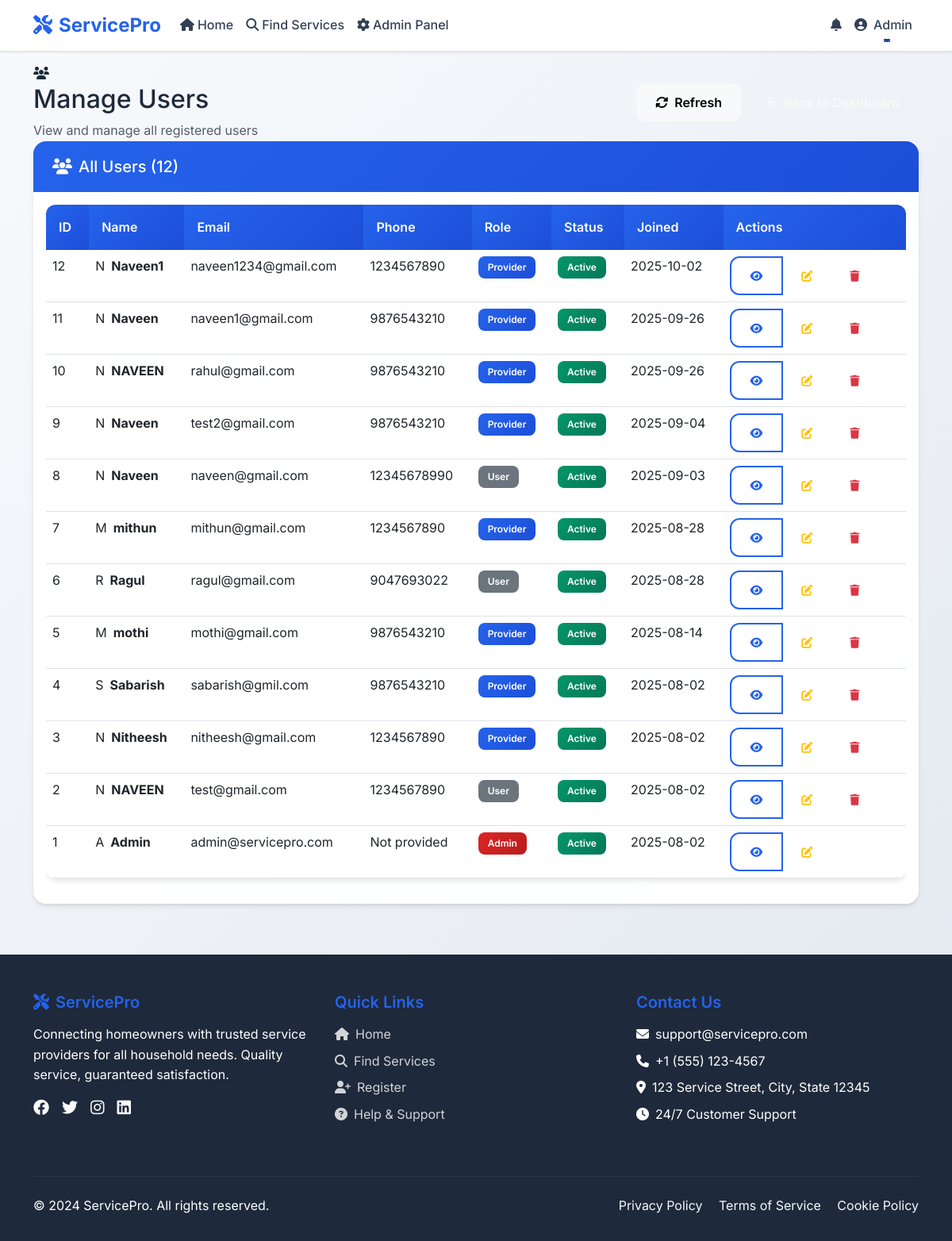
Screenshot of /admin/manage_users (signed in) with the database file from the repository.
### app.py (models this page shows)
class User(UserMixin, db.Model):
    id = db.Column(db.Integer, primary_key=True)
    name = db.Column(db.String(100), nullable=False)
    email = db.Column(db.String(120), unique=True, nullable=False)
    password = db.Column(db.String(200), nullable=False)
    role = db.Column(db.String(20), default='user')  # user, provider, admin
    address = db.Column(db.Text)
    pincode = db.Column(db.String(10))
    phone = db.Column(db.String(15))
    created_at = db.Column(db.DateTime, default=datetime.utcnow)
    bookings = db.relationship('Booking', backref='user', lazy=True)
    reviews = db.relationship('Review', backref='user', lazy=True)
    sent_messages = db.relationship('Message', foreign_keys='Message.sender_id', backref='sender', lazy=True)
    received_messages = db.relationship('Message', foreign_keys='Message.receiver_id', backref='receiver', lazy=True)
    provider_profile = db.relationship('ServiceProvider', backref='user', uselist=False)

### app.py (the view)
@app.route('/admin/manage_users')
@login_required
def admin_manage_users():
    if current_user.role != 'admin':
        flash('Access denied!', 'error')
        return redirect(url_for('index'))
    users = User.query.order_by(User.created_at.desc()).all()
    return render_template('admin_manage_users.html', users=users)

### app.py (called while the page is built)
@login_manager.user_loader
def load_user(user_id):
    return User.query.get(int(user_id))

### templates/admin_manage_users.html (shortened to what this page needs)
{% extends "base.html" %}
{% block content %}
<section class="dashboard-header">
    <div class="container">
        <div class="row align-items-center">
            <div class="col-md-8">
                <div class="admin-avatar mx-auto mx-md-0">
                    <i class="fas fa-users"></i>
                </div>
                <h1 class="h2 mb-2">Manage Users</h1>
                <p class="mb-0 opacity-75">View and manage all registered users</p>
            </div>
            <div class="col-md-4 text-md-end mt-3 mt-md-0">
                <div class="d-flex gap-2 justify-content-center justify-content-md-end">
                    <button class="btn btn-light" onclick="location.reload()">
                        <i class="fas fa-sync-alt me-2"></i>Refresh
                    </button>
                    <a href="{{ url_for('admin_dashboard') }}" class="btn btn-outline-light">
                        <i class="fas fa-arrow-left me-2"></i>Back to Dashboard
                    </a>
                </div>
            </div>
        </div>
    </div>
</section>
<div class="container">
    <div class="card">
        <div class="card-header">
            <h5 class="mb-0">
                <i class="fas fa-users me-2"></i>All Users ({{ users|length }})
            </h5>
        </div>
        <div class="card-body">
            {% if users %}
                <div class="table-responsive">
                    <table class="table table-hover">
                        <thead>
                            <tr>
                                <th>ID</th>
                                <th>Name</th>
                                <th>Email</th>
                                <th>Phone</th>
                                <th>Role</th>
                                <th>Status</th>
                                <th>Joined</th>
                                <th>Actions</th>
                            </tr>
                        </thead>
                        <tbody>
                            {% for user in users %}
                            <tr>
                                <td>{{ user.id }}</td>
                                <td>
                                    <div class="d-flex align-items-center">
                                        <div class="provider-avatar me-2">
                                            {{ user.name[0].upper() }}
                                        </div>
                                        <strong>{{ user.name }}</strong>
                                    </div>
                                </td>
                                <td>{{ user.email }}</td>
                                <td>{{ user.phone or 'Not provided' }}</td>
                                <td>
                                    <span class="badge bg-{% if user.role == 'admin' %}danger{% elif user.role == 'provider' %}primary{% else %}secondary{% endif %}">
                                        {{ user.role.title() }}
                                    </span>
                                </td>
                                <td>
                                    <span class="badge bg-{% if user.is_active %}success{% else %}danger{% endif %}">
                                        {{ 'Active' if user.is_active else 'Inactive' }}
                                    </span>
                                </td>
                                <td>{{ user.created_at.strftime('%Y-%m-%d') if user.created_at else 'Unknown' }}</td>
                                <td>
                                    <div class="btn-group" role="group">
                                        <button class="btn btn-sm btn-outline-primary" title="View Details">
                                            <i class="fas fa-eye"></i>
                                        </button>
                                        <button class="btn btn-sm btn-outline-warning" title="Edit User">
                                            <i class="fas fa-edit"></i>
                                        </button>
                                        {% if user.role != 'admin' %}
                                        <button class="btn btn-sm btn-outline-danger" title="Delete User"
                                                onclick="deleteUser({{ user.id }}, '{{ user.name }}')">
                                            <i class="fas fa-trash"></i>
                                        </button>
                                        {% endif %}
                                    </div>
                                </td>
                            </tr>
                            {% endfor %}
                        </tbody>
                    </table>
                </div>
            {% endif %}
        </div>
    </div>
</div>
{% endblock %}

### templates/base.html (shortened to what this page needs)
<!DOCTYPE html>
<html lang="en">
<head>
    <link href="https://cdn.jsdelivr.net/npm/bootstrap@5.3.0/dist/css/bootstrap.min.css" rel="stylesheet">
    <link rel="stylesheet" href="https://cdnjs.cloudflare.com/ajax/libs/font-awesome/6.4.0/css/all.min.css">
</head>
<body>
    <nav class="navbar navbar-expand-lg navbar-light fixed-top">
        <div class="container">
            <a class="navbar-brand" href="{{ url_for('index') }}">
                <i class="fas fa-tools me-2"></i>ServicePro
            </a>
            <div class="collapse navbar-collapse" id="navbarNav">
                <ul class="navbar-nav me-auto">
                    <li class="nav-item">
                        <a class="nav-link" href="{{ url_for('index') }}">
                            <i class="fas fa-home me-1"></i>Home
                        </a>
                    </li>
                    <li class="nav-item">
                        <a class="nav-link" href="{{ url_for('search_providers') }}">
                            <i class="fas fa-search me-1"></i>Find Services
                        </a>
                    </li>
                    {% if current_user.is_authenticated %}
                        {% if current_user.role == 'user' %}
                            <li class="nav-item">
                                <a class="nav-link" href="{{ url_for('user_dashboard') }}">
                                    <i class="fas fa-user me-1"></i>Dashboard
                                </a>
                            </li>
                        {% elif current_user.role == 'provider' %}
                            <li class="nav-item">
                                <a class="nav-link" href="{{ url_for('provider_dashboard') }}">
                                    <i class="fas fa-tools me-1"></i>Dashboard
                                </a>
                            </li>
                        {% elif current_user.role == 'admin' %}
                            <li class="nav-item">
                                <a class="nav-link" href="{{ url_for('admin_dashboard') }}">
                                    <i class="fas fa-cog me-1"></i>Admin Panel
                                </a>
                            </li>
                        {% endif %}
                    {% endif %}
                </ul>
                <ul class="navbar-nav">
                    {% if current_user.is_authenticated %}
                        <li class="nav-item dropdown notification-dropdown-container">
                            <a class="nav-link position-relative notification-dropdown-hover" href="#" id="notificationDropdown" role="button">
                                <i class="fas fa-bell"></i>
                            </a>
                        </li>
                        <li class="nav-item dropdown">
                            <a class="nav-link dropdown-toggle" href="#" id="navbarDropdown" role="button" data-bs-toggle="dropdown" data-bs-display="static" data-bs-boundary="viewport" aria-expanded="false">
                                <i class="fas fa-user-circle me-2"></i>{{ current_user.name }}
                            </a>
                        </li>
                    {% endif %}
                </ul>
            </div>
        </div>
    </nav>
    <main style="margin-top: 80px;">
        {% block content %}{% endblock %}
    </main>
    <footer class="footer">
        <div class="container">
            <div class="row">
                <div class="col-md-4 mb-4">
                    <h5><i class="fas fa-tools me-2"></i>ServicePro</h5>
                    <p class="mb-3">Connecting homeowners with trusted service providers for all household needs. Quality service, guaranteed satisfaction.</p>
                    <div class="d-flex gap-3">
                        <a href="#" class="text-light"><i class="fab fa-facebook fa-lg"></i></a>
                        <a href="#" class="text-light"><i class="fab fa-twitter fa-lg"></i></a>
                        <a href="#" class="text-light"><i class="fab fa-instagram fa-lg"></i></a>
                        <a href="#" class="text-light"><i class="fab fa-linkedin fa-lg"></i></a>
                    </div>
                </div>
                <div class="col-md-4 mb-4">
                    <h5>Quick Links</h5>
                    <ul class="list-unstyled">
                        <li class="mb-2"><a href="{{ url_for('index') }}"><i class="fas fa-home me-2"></i>Home</a></li>
                        <li class="mb-2"><a href="{{ url_for('search_providers') }}"><i class="fas fa-search me-2"></i>Find Services</a></li>
                        <li class="mb-2"><a href="{{ url_for('register') }}"><i class="fas fa-user-plus me-2"></i>Register</a></li>
                        <li class="mb-2"><a href="#"><i class="fas fa-question-circle me-2"></i>Help & Support</a></li>
                    </ul>
                </div>
                <div class="col-md-4 mb-4">
                    <h5>Contact Us</h5>
                    <p class="mb-2"><i class="fas fa-envelope me-2"></i>support@servicepro.com</p>
                    <p class="mb-2"><i class="fas fa-phone me-2"></i>+1 (555) 123-4567</p>
                    <p class="mb-2"><i class="fas fa-map-marker-alt me-2"></i>123 Service Street, City, State 12345</p>
                    <p class="mb-0"><i class="fas fa-clock me-2"></i>24/7 Customer Support</p>
                </div>
            </div>
            <hr class="my-4" style="border-color: rgba(255,255,255,0.2);">
            <div class="row align-items-center">
                <div class="col-md-6">
                    <p class="mb-0">&copy; 2024 ServicePro. All rights reserved.</p>
                </div>
                <div class="col-md-6 text-md-end">
                    <a href="#" class="text-light me-3">Privacy Policy</a>
                    <a href="#" class="text-light me-3">Terms of Service</a>
                    <a href="#" class="text-light">Cookie Policy</a>
                </div>
    </footer>
</body>
</html>

### templates/base.html (style rules this page uses)
:root { --primary-color: #2563eb; --primary-dark: #1d4ed8; --secondary-color: #10b981; --accent-color: #f59e0b; --success-color: #059669; --warning-color: #d97706; --danger-color: #dc2626; --light-color: #f8fafc; --dark-color: #1e293b; --gray-100: #f1f5f9; --gray-200: #e2e8f0; --gray-300: #cbd5e1; --gray-600: #475569; --gray-700: #334155; --gray-800: #1e293b; }
* { margin: 0; padding: 0; box-sizing: border-box; }
body { font-family: 'Inter', -apple-system, BlinkMacSystemFont, 'Segoe UI', Roboto, sans-serif; background: linear-gradient(135deg, #f8fafc 0%, #e2e8f0 100%); min-height: 100vh; color: var(--gray-800); line-height: 1.6; }
.navbar { background: rgba(255, 255, 255, 0.95) !important; backdrop-filter: blur(10px); border-bottom: 1px solid rgba(0, 0, 0, 0.1); box-shadow: 0 1px 3px rgba(0, 0, 0, 0.1); overflow: visible !important; }
.navbar-brand { font-weight: 700; font-size: 1.5rem; color: var(--primary-color) !important; text-decoration: none; }
.nav-link { font-weight: 500; color: var(--gray-700) !important; transition: all 0.3s ease; position: relative; }
.nav-link::after { content: ''; position: absolute; width: 0; height: 2px; bottom: 0; left: 50%; background-color: var(--primary-color); transition: all 0.3s ease; transform: translateX(-50%); }
.card { border: none; border-radius: 16px; box-shadow: 0 4px 6px -1px rgba(0, 0, 0, 0.1), 0 2px 4px -1px rgba(0, 0, 0, 0.06); transition: all 0.3s ease; background: rgba(255, 255, 255, 0.95); backdrop-filter: blur(10px); }
.card-header { background: linear-gradient(135deg, var(--primary-color) 0%, var(--primary-dark) 100%); color: white; border-radius: 16px 16px 0 0 !important; border: none; padding: 1.25rem 1.5rem; }
.btn { border-radius: 12px; font-weight: 600; padding: 0.75rem 1.5rem; transition: all 0.3s ease; border: none; position: relative; overflow: hidden; }
.btn::before { content: ''; position: absolute; top: 0; left: -100%; width: 100%; height: 100%; background: linear-gradient(90deg, transparent, rgba(255, 255, 255, 0.2), transparent); transition: left 0.5s; }
.btn-outline-primary { border: 2px solid var(--primary-color); color: var(--primary-color); background: transparent; }
.badge { border-radius: 8px; font-weight: 600; padding: 0.5rem 0.75rem; }
.bg-primary { background: linear-gradient(135deg, var(--primary-color) 0%, var(--primary-dark) 100%) !important; }
.bg-success { background: linear-gradient(135deg, var(--success-color) 0%, #047857 100%) !important; }
.bg-danger { background: linear-gradient(135deg, var(--danger-color) 0%, #b91c1c 100%) !important; }
.table { border-radius: 12px; overflow: hidden; box-shadow: 0 4px 6px -1px rgba(0, 0, 0, 0.1); }
.table thead th { background: linear-gradient(135deg, var(--primary-color) 0%, var(--primary-dark) 100%); color: white; border: none; font-weight: 600; padding: 1rem; }
.table tbody tr { transition: all 0.3s ease; }
.footer { background: linear-gradient(135deg, var(--dark-color) 0%, var(--gray-800) 100%); color: white; padding: 3rem 0 2rem; margin-top: 4rem; }
.footer h5 { color: var(--primary-color); font-weight: 600; margin-bottom: 1rem; }
.footer a { color: rgba(255, 255, 255, 0.8); text-decoration: none; transition: color 0.3s ease; }
.fade-in { animation: fadeIn 0.6s ease-in; }
.notification-dropdown-container { position: relative; }

### rows the page displays
User: name "Admin", id "1", name "A", email "admin@servicepro.com", phone "Not provided", role "Admin", is_active "Active", created_at "2025-08-02"
User: id "12", name "N", name "Naveen1", email "naveen1234@gmail.com", phone "1234567890", role "Provider", is_active "Active", created_at "2025-10-02"
User: id "11", name "N", name "Naveen", email "naveen1@gmail.com", phone "9876543210", role "Provider", is_active "Active", created_at "2025-09-26"
User: id "10", name "N", name "NAVEEN", email "rahul@gmail.com", phone "9876543210", role "Provider", is_active "Active", created_at "2025-09-26"
User: id "9", name "N", name "Naveen", email "test2@gmail.com", phone "9876543210", role "Provider", is_active "Active", created_at "2025-09-04"
User: id "8", name "N", name "Naveen", email "naveen@gmail.com", phone "12345678990", role "User", is_active "Active", created_at "2025-09-03"
User: id "7", name "M", name "mithun", email "mithun@gmail.com", phone "1234567890", role "Provider", is_active "Active", created_at "2025-08-28"
User: id "6", name "R", name "Ragul", email "ragul@gmail.com", phone "9047693022", role "User", is_active "Active", created_at "2025-08-28"
User: id "5", name "M", name "mothi", email "mothi@gmail.com", phone "9876543210", role "Provider", is_active "Active", created_at "2025-08-14"
User: id "4", name "S", name "Sabarish", email "sabarish@gmil.com", phone "9876543210", role "Provider", is_active "Active", created_at "2025-08-02"
User: id "3", name "N", name "Nitheesh", email "nitheesh@gmail.com", phone "1234567890", role "Provider", is_active "Active", created_at "2025-08-02"
User: id "2", name "N", name "NAVEEN", email "test@gmail.com", phone "1234567890", role "User", is_active "Active", created_at "2025-08-02"

### other values shown
{{ users|length }} "12"
